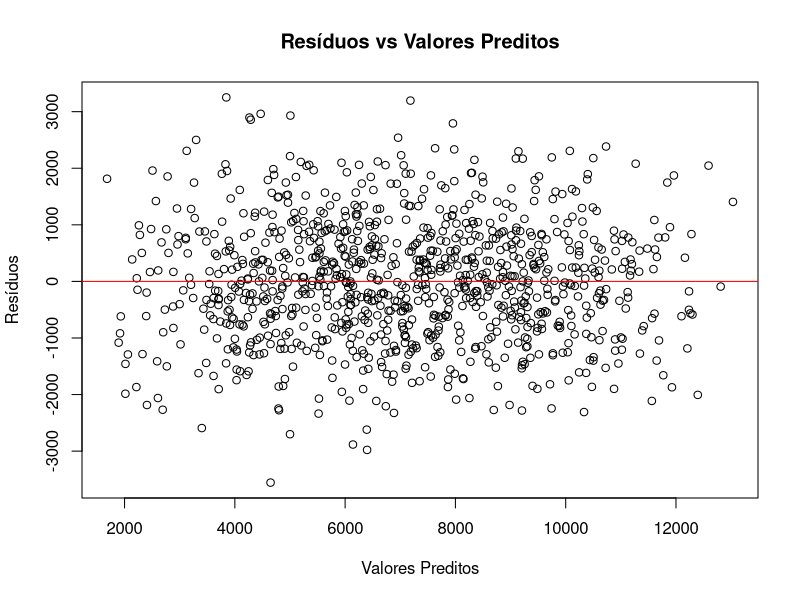

Recreate this plot in R.
## ---- chunk 1

library(car)
library(carData)
library(corrplot)
library(dplyr)
library(ggplot2)
library(lmtest)
library(pwr)
library(tidyr)
## ---- chunk 2

relatorio1 <- read.csv("relatorio1.csv")
relatorio2 <- read.csv("relatorio2.csv")

dadoscombinados <- merge(relatorio1, relatorio2, by = "id")

# Visualizar cabeçalho para conferir se a extração foi correta:
head(dadoscombinados)


## ---- chunk 3

#contar quantas entradas em 'dadoscombinados' tem campos vazios
sum(is.na(dadoscombinados))

#criar novo conjunto de dados retirando campos vazios de 'dadoscombinados'
dados_trata_NA <- tidyr::drop_na(dadoscombinados)

#contar quantas entradas tem campos vazios no novo conjunto de dados criado (verificar se é 0!)
sum(is.na(dados_trata_NA)) 
## ---- chunk 4
summary(dados_trata_NA)
## ---- chunk 5
# Contar os valores negativos na variável custo_frete
valores_negativos <- sum(dados_trata_NA$custo_frete < 0)
cat("Número de valores negativos em custo_frete:", valores_negativos, "\n")

# Excluir os valores negativos do dataframe
dados_trata_NA_nega <- dados_trata_NA[dados_trata_NA$custo_frete >= 0, ]

# Confirmar a exclusão
cat("Dimensão do dataframe após exclusão:", dim(dados_trata_NA_nega), "\n")
## ---- chunk 6
# Variáveis do dataframe
variaveis <- c("custo_frete", "distancia_km", "peso_carga_kg", "consumo_combustivel_kml", "temperatura_ambiente", "hora_envio")

# Função para identificar outliers (3 desvios padrão)
identificar_outliers <- function(data, variaveis) {
  outliers_list <- list()
  
  # Loop por cada variável especificada
  for (coluna in variaveis) {
    media <- mean(data[[coluna]], na.rm = TRUE)
    desvio_padrao <- sd(data[[coluna]], na.rm = TRUE)
    
    # Identificar os outliers
    outliers <- data[
      data[[coluna]] < (media - 3 * desvio_padrao) |
      data[[coluna]] > (media + 3 * desvio_padrao),
      coluna,
      drop = FALSE
    ]
    
    # Armazenar os outliers
    outliers_list[[coluna]] <- outliers
  }
  return(outliers_list)
}

# Identificar os outliers antes do tratamento
outliers_antes <- identificar_outliers(dados_trata_NA_nega, variaveis)

# Remover os outliers do dataframe
remover_outliers <- function(data, variaveis) {
  for (coluna in variaveis) {
    media <- mean(data[[coluna]], na.rm = TRUE)
    desvio_padrao <- sd(data[[coluna]], na.rm = TRUE)
    
    # Filtrar os valores dentro de 3 desvios padrão
    data <- data[
      data[[coluna]] >= (media - 3 * desvio_padrao) &
      data[[coluna]] <= (media + 3 * desvio_padrao),
      , drop = FALSE
    ]
  }
  return(data)
}

# Aplicar o tratamento de outliers
dados_trata_final <- remover_outliers(dados_trata_NA_nega, variaveis)

# Identificar os outliers depois do tratamento (deve ser vazio)
outliers_depois <- identificar_outliers(dados_trata_final, variaveis)

# Exibir os outliers antes e depois do tratamento
cat("Outliers antes do tratamento:\n")
print(outliers_antes)

cat("\nOutliers depois do tratamento:\n")
print(outliers_depois)


## ---- chunk 7

summary(dados_trata_final)

## ---- chunk 8
# Matriz de correlações
correlacoes <- cor(dados_trata_final[, c("custo_frete", "distancia_km", "peso_carga_kg","consumo_combustivel_kml", "temperatura_ambiente", "hora_envio")])

print(correlacoes)


## ---- chunk 9
modelo_vif <- lm(custo_frete ~ distancia_km + peso_carga_kg + consumo_combustivel_kml + temperatura_ambiente + hora_envio, data = dados_trata_final)
vif(modelo_vif)

## ---- chunk 10
plot(modelo_vif$fitted.values, residuals(modelo_vif), 
     main = "Resíduos vs Valores Preditos", 
     xlab = "Valores Preditos", ylab = "Resíduos")
abline(h = 0, col = "red")

## ---- chunk 11
durbinWatsonTest(modelo_vif)
## ---- chunk 12
bptest(modelo_vif)
## ---- chunk 13


shapiro.test(residuals(modelo_vif))
## ---- chunk 14
amostra <- pwr.f2.test(u = 5, v = NULL, f2 = 0.15, sig.level = 0.05, power = 0.8)
print(amostra)

N <- 85.21+5+1
print(N)
## ---- chunk 15
# Ajustar o modelo de regressão
modelo <- lm(custo_frete ~ distancia_km + peso_carga_kg + consumo_combustivel_kml +
               temperatura_ambiente + hora_envio, data = dados_trata_final)

# Resumo do modelo
summary(modelo)

# ANOVA do modelo
anova(modelo)
